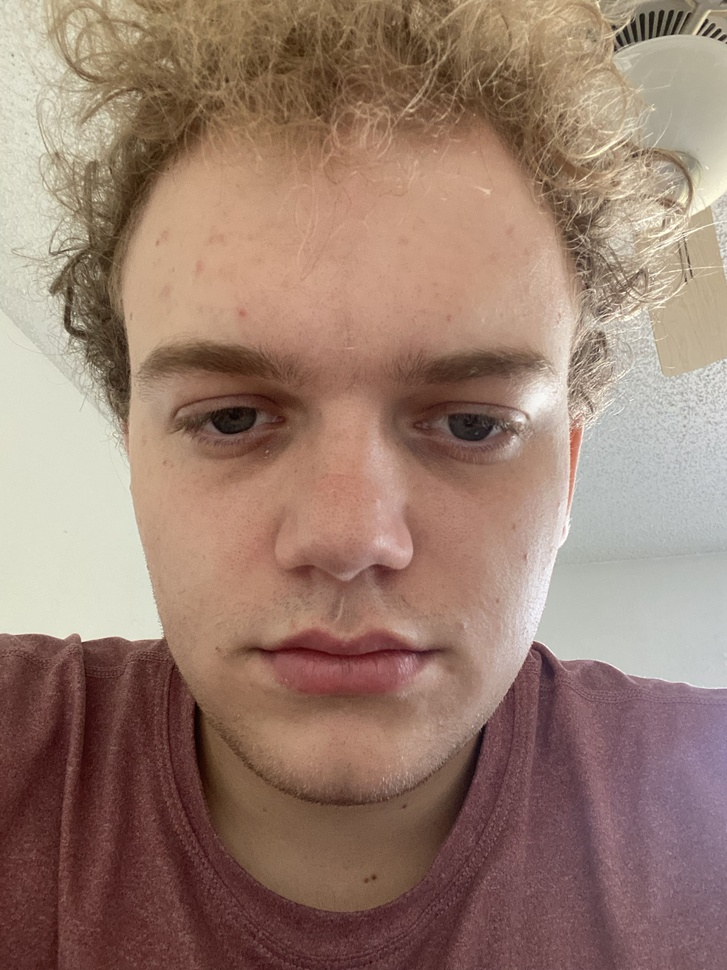
#> input picture images/Me.jpg, 727 x 970 px, shrunk from 2316 x 3088 before the run, found by its file name
$ python histograms.py
#> lines starting #> are read from the running program, lines starting #| are printed output that depends on the picture; after the words box and inside, x2 and y2 are one past the last pixel; in counts of white or black regions, pixels touching at a corner belong together
import cv2 as cv
import numpy as np
import matplotlib.pyplot as plt

img = cv.imread("/Users/brockdonahue/Desktop/OpenCVBootCamp/images/Me.jpg")
#> img is the input picture: shape (970, 727, 3); mean B, G, R 111.4, 125.6, 153.5
cv.imshow("Me.jpg", img)

# histograms can be grayscale or RGB
gray = cv.cvtColor(img, cv.COLOR_BGR2GRAY)
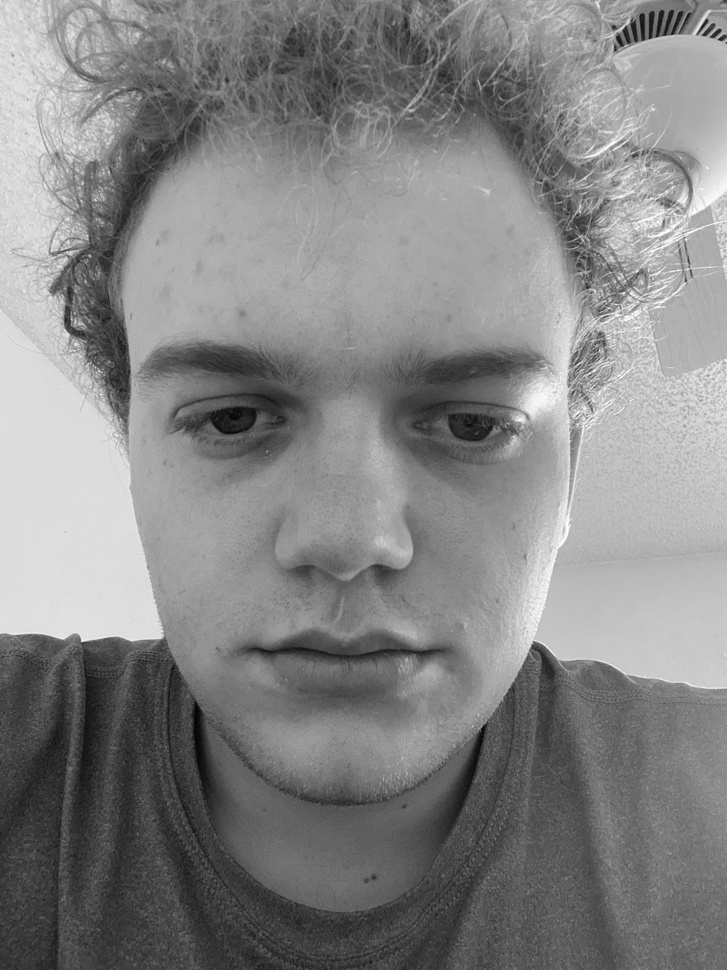
#> gray: shape (970, 727); min 3, max 255, mean 132.3
cv.imshow("gray", gray)

blank = np.zeros(gray.shape, dtype="uint8")

mask = cv.circle(blank, (img.shape[1]//2, img.shape[0]//2), 250, 255, -1)
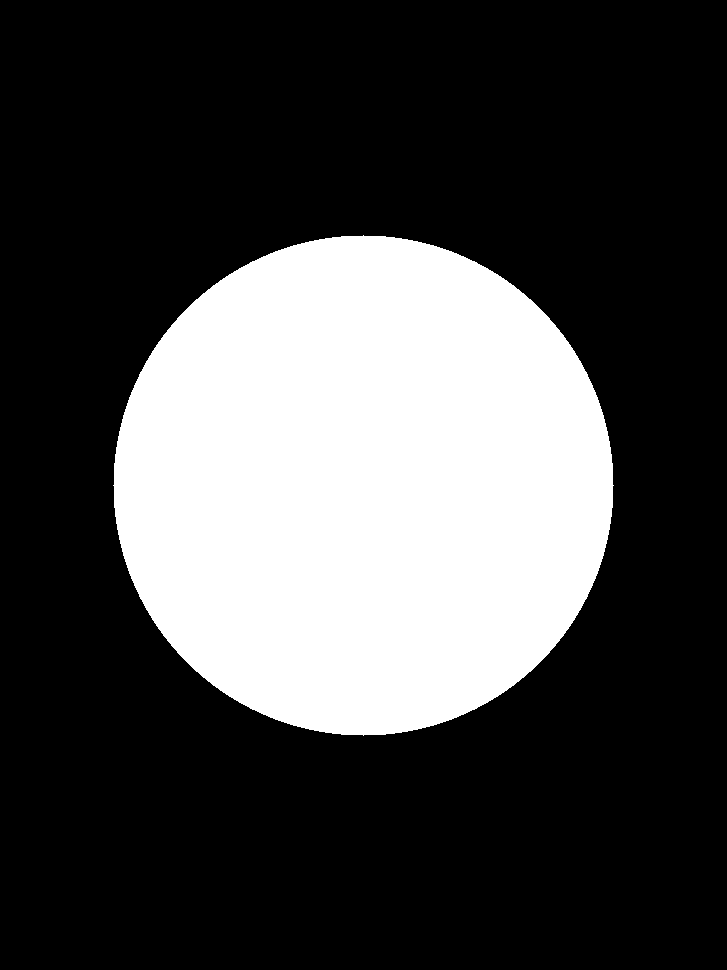
#> blank: shape (970, 727); 27.8% white; 1 white region, box (x1, y1, x2, y2) and area: (113, 235, 614, 736) 196321

maskedimage = cv.bitwise_and(mask,gray)
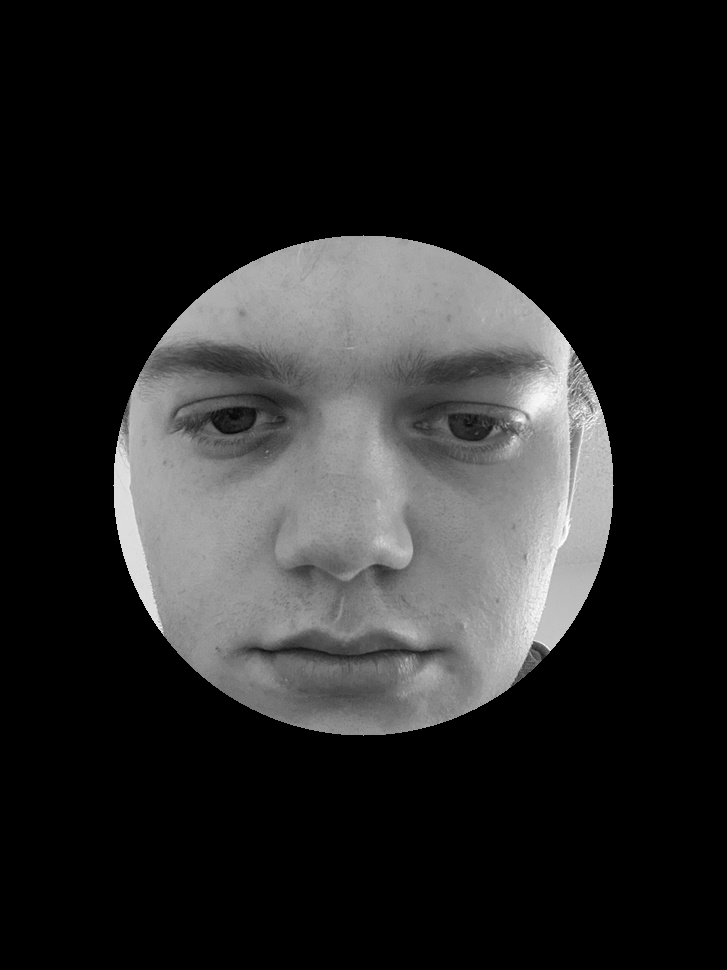
#> maskedimage: shape (970, 727); min 0, max 255, mean 38.9
cv.imshow("maskedimage", maskedimage)

# grayscale histogram
gray_hist = cv.calcHist([gray], [0], maskedimage, [256], [0,256])
#> gray_hist = 256 values, max 3101 at index 163, min 0 at index 0, mean 766.9

plt.figure()
plt.title("Grayscale Histogram")
plt.xlabel("Bins")
plt.ylabel("# of Pixels")
plt.plot(gray_hist)
plt.xlim([0,256])
plt.show()
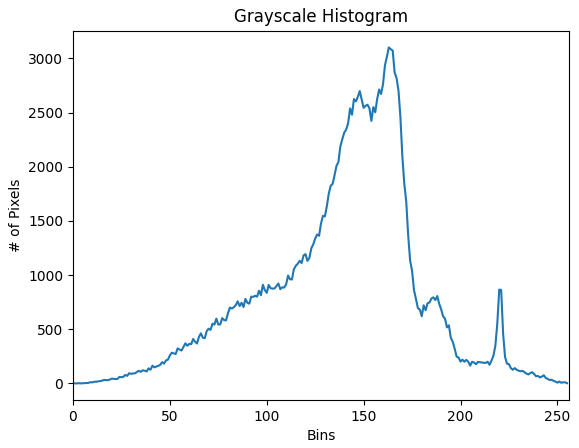
#> figure drawn by matplotlib, 1 panel; curve peaks at x = 163, y = 3101

cv.waitKey(0)
cv.destroyAllWindows()

$ run again, with images/IMG_3103.jpeg copied over images/Me.jpg
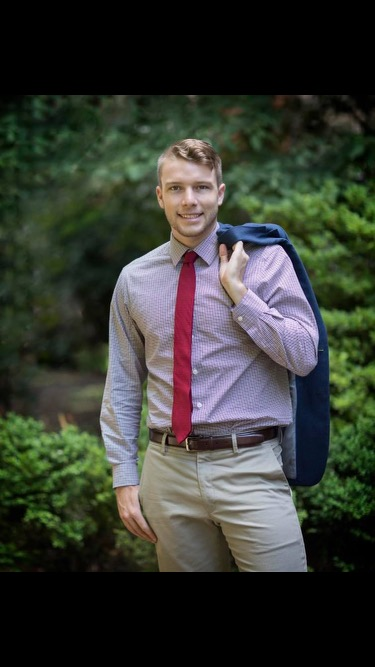
#> input picture images/IMG_3103.jpeg, 375 x 667 px, found by its file name
#> img is the input picture: shape (667, 375, 3); mean B, G, R 51.3, 58.9, 55.4
#> `mask = cv.circle(blank, (img.shape[1]//2, img.shape[0]//2), 250, 255, ..`:
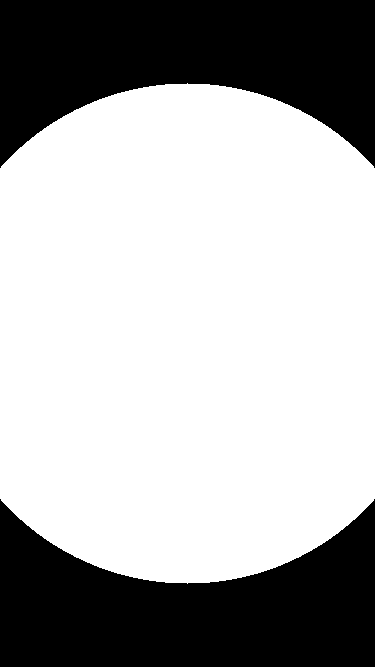
#> blank: shape (667, 375); 67.2% white; 2 black regions, box (x1, y1, x2, y2) and area: (0, 0, 375, 168) 41059, (0, 499, 375, 667) 41059
#> gray_hist = 256 values, max 1872 at index 43, min 0 at index 0, mean 650.4
#> `plt.show()`:
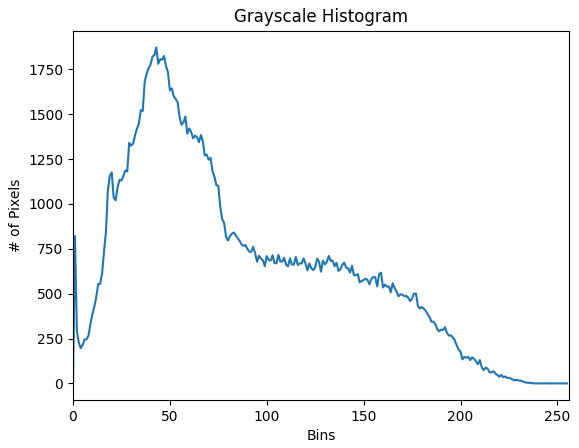
#> figure drawn by matplotlib, 1 panel; curve peaks at x = 43, y = 1872
